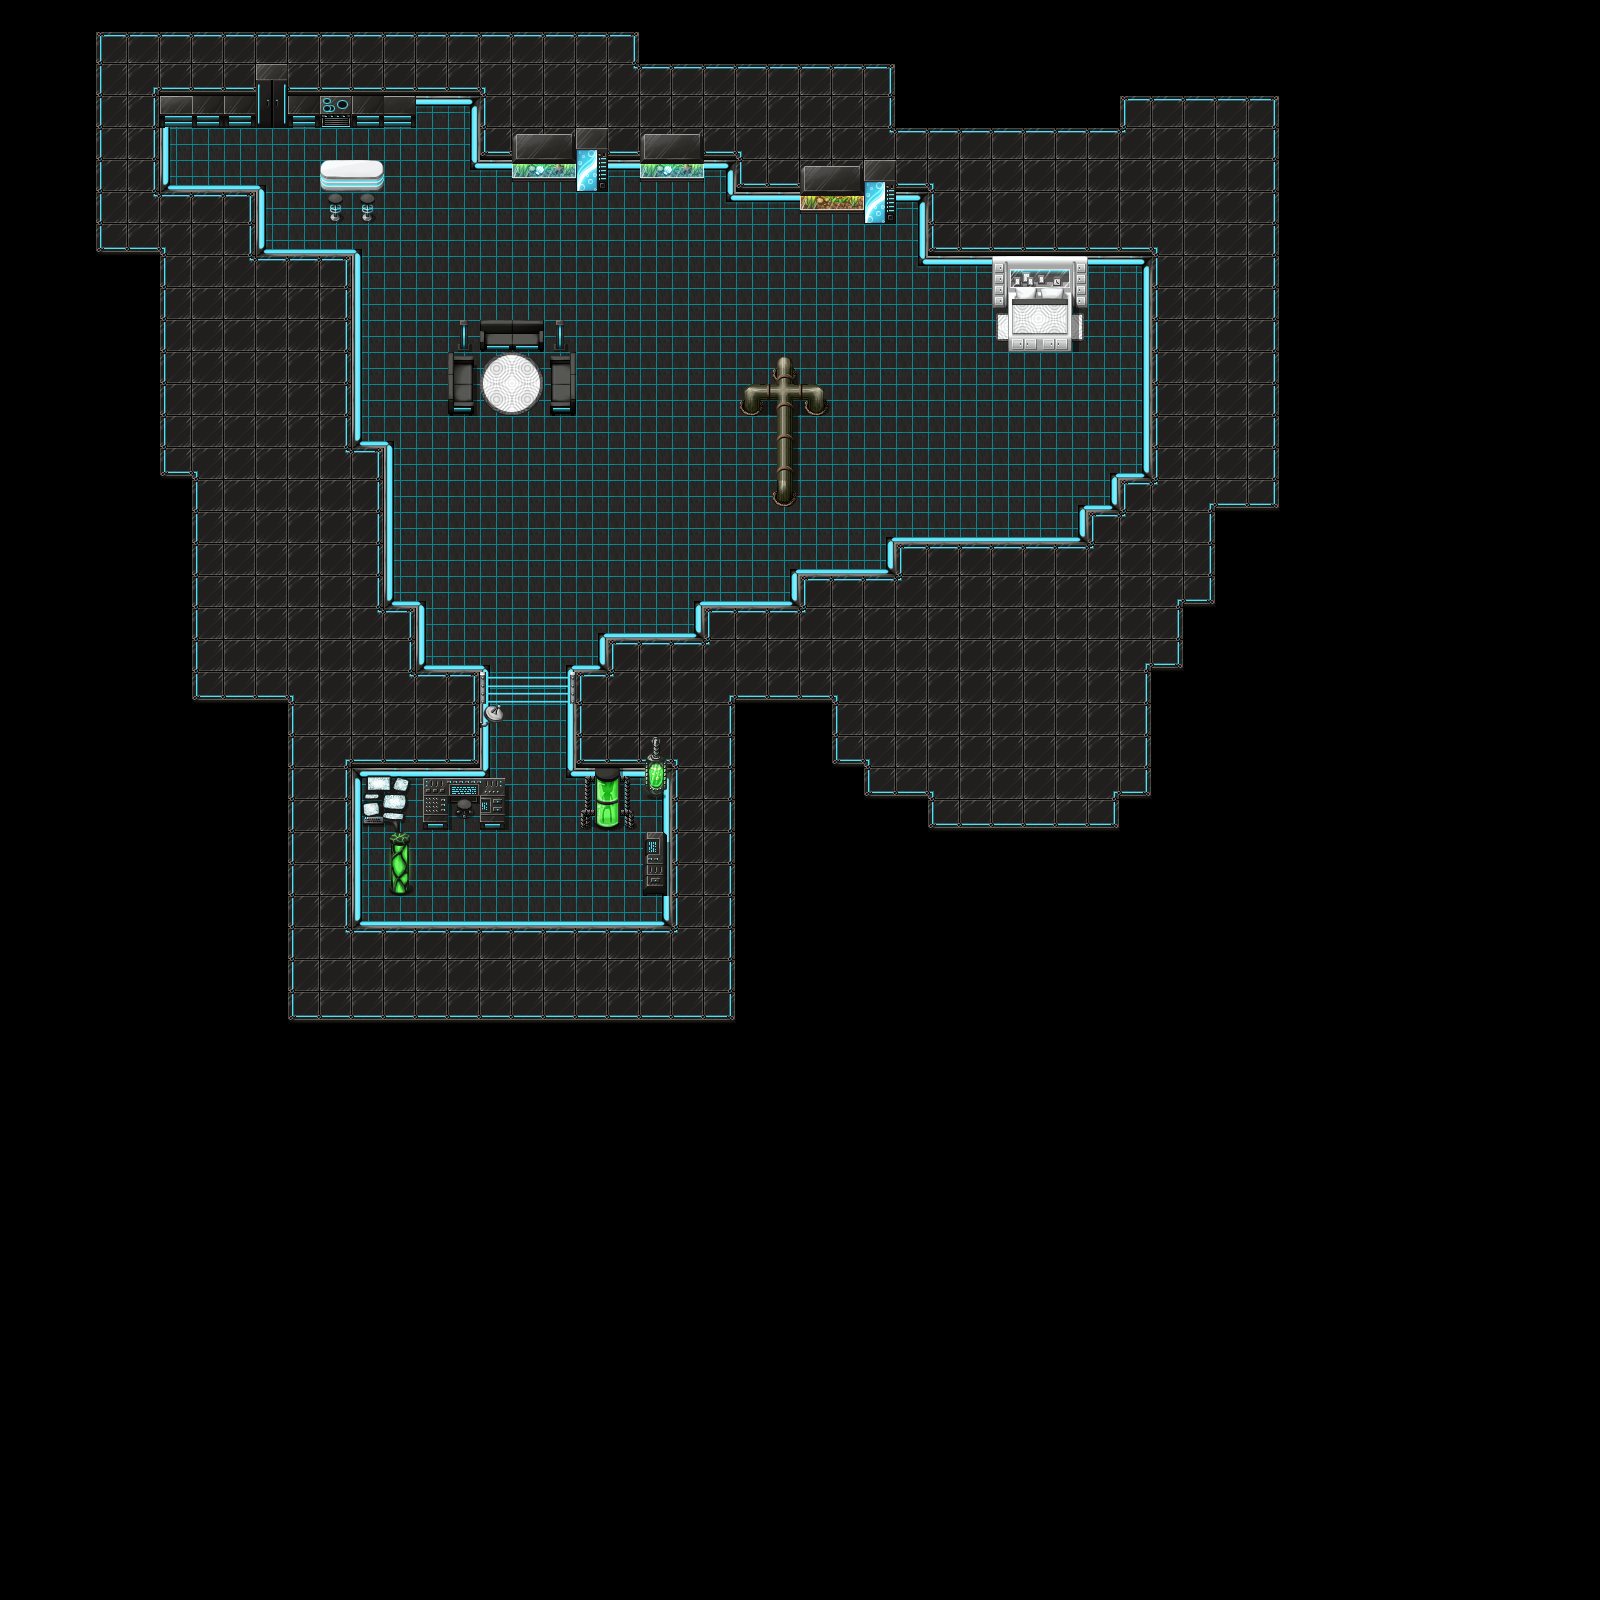

This is a level from a 2D game, rendered from its Tiled map with the project's own tilesets. A one-line summary and the map file follow, with tile-layer data summarised:
An orthogonal 50x50 tile map with 32x32 px tiles, 3 tile layers (Capa1, Capa2, Capa3), 5 tilesets.

<map version="1.0" orientation="orthogonal" width="50" height="50" tilewidth="32" tileheight="32">
 <tileset firstgid="1" name="TileA" tilewidth="32" tileheight="32">
  <image source="TileA.png" width="512" height="256" />
  <terraintypes>
   <terrain name="Futurista1" tile="-1" />
   <terrain name="Futurista2" tile="-1" />
  </terraintypes>
  <tile id="0" terrain="0,0,0,0" />
  <tile id="1" terrain=",0,0,0" />
  <tile id="2" terrain="0,,0,0" />
  <tile id="4" terrain="0,0,0," />
  <tile id="8" terrain="1,1,1,1" />
  <tile id="9" terrain=",1,1,1" />
  <tile id="10" terrain="1,,1,1" />
  <tile id="12" terrain="1,1,1," />
  <tile id="16" terrain="0,0,,0" />
  <tile id="24" terrain="1,1,,1" />
  <tile id="32" terrain=",0,,0" />
  <tile id="36" terrain=",,0,0" />
  <tile id="40" terrain=",1,,1" />
  <tile id="44" terrain=",,1,1" />
  <tile id="48" terrain="0,,0," />
  <tile id="52" terrain="0,0,," />
  <tile id="56" terrain="1,,1," />
  <tile id="60" terrain="1,1,," />
  <tile id="66" terrain=",,,0" />
  <tile id="68" terrain=",,0," />
  <tile id="70" terrain="0,,," />
  <tile id="74" terrain=",,,1" />
  <tile id="76" terrain=",,1," />
  <tile id="78" terrain="1,,," />
  <tile id="80" terrain=",0,," />
  <tile id="88" terrain=",1,," />
 </tileset>
 <tileset firstgid="129" name="TileB" tilewidth="32" tileheight="32">
  <image source="TileB.png" width="512" height="512" />
 </tileset>
 <tileset firstgid="385" name="TileC" tilewidth="32" tileheight="32">
  <image source="TileC.png" width="512" height="512" />
 </tileset>
 <tileset firstgid="641" name="TileD" tilewidth="32" tileheight="32">
  <image source="TileD.png" width="512" height="512" />
 </tileset>
 <tileset firstgid="897" name="TileE" tilewidth="32" tileheight="32">
  <image source="TileE.png" width="512" height="512" />
 </tileset>
 <layer name="Capa1" width="50" height="50">
  <data>[2500 cells, 862 non-empty, 26 distinct tile ids]</data>
 </layer>
 <layer name="Capa2" width="50" height="50">
  <data>[2500 cells, 81 non-empty, 69 distinct tile ids]</data>
 </layer>
 <layer name="Capa3" width="50" height="50">
  <data>[2500 cells, 1 non-empty, 1 distinct tile ids]</data>
 </layer>
</map>
